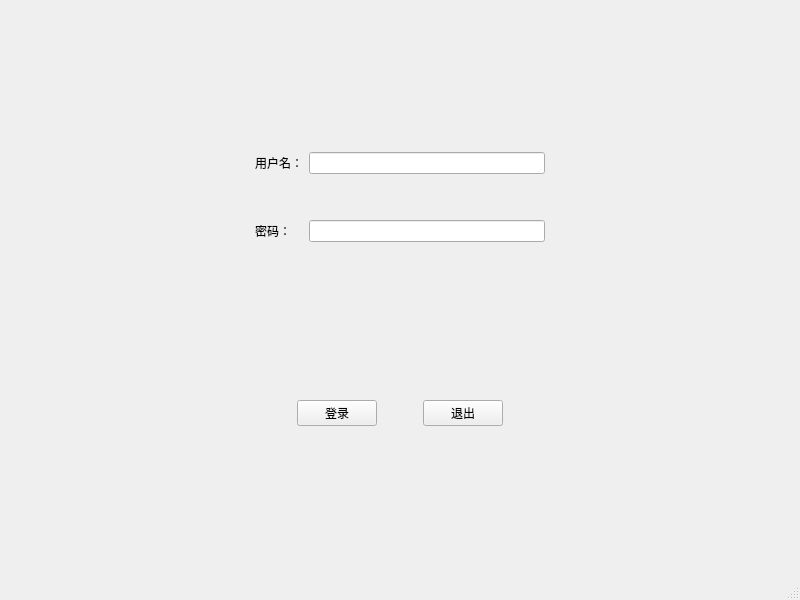
<?xml version="1.0" encoding="UTF-8"?>
<ui version="4.0">
 <class>MainWindow</class>
 <widget class="QMainWindow" name="MainWindow">
  <property name="geometry">
   <rect>
    <x>0</x>
    <y>0</y>
    <width>800</width>
    <height>600</height>
   </rect>
  </property>
  <property name="minimumSize">
   <size>
    <width>800</width>
    <height>600</height>
   </size>
  </property>
  <property name="maximumSize">
   <size>
    <width>800</width>
    <height>600</height>
   </size>
  </property>
  <property name="windowTitle">
   <string>登录页面</string>
  </property>
  <widget class="QWidget" name="centralwidget">
   <property name="minimumSize">
    <size>
     <width>640</width>
     <height>520</height>
    </size>
   </property>
   <layout class="QVBoxLayout" name="verticalLayout">
    <item>
     <widget class="QWidget" name="widget" native="true">
      <property name="sizePolicy">
       <sizepolicy hsizetype="Preferred" vsizetype="Fixed">
        <horstretch>0</horstretch>
        <verstretch>0</verstretch>
       </sizepolicy>
      </property>
      <layout class="QGridLayout" name="gridLayout">
       <item row="0" column="0">
        <spacer name="horizontalSpacer_4">
         <property name="orientation">
          <enum>Qt::Horizontal</enum>
         </property>
         <property name="sizeHint" stdset="0">
          <size>
           <width>40</width>
           <height>20</height>
          </size>
         </property>
        </spacer>
       </item>
       <item row="2" column="1">
        <widget class="QLabel" name="label_2">
         <property name="text">
          <string>密码：</string>
         </property>
        </widget>
       </item>
       <item row="0" column="3">
        <spacer name="horizontalSpacer_5">
         <property name="orientation">
          <enum>Qt::Horizontal</enum>
         </property>
         <property name="sizeHint" stdset="0">
          <size>
           <width>40</width>
           <height>20</height>
          </size>
         </property>
        </spacer>
       </item>
       <item row="0" column="2">
        <widget class="QLineEdit" name="lineEdit"/>
       </item>
       <item row="2" column="2">
        <widget class="QLineEdit" name="lineEdit_2">
         <property name="echoMode">
          <enum>QLineEdit::Password</enum>
         </property>
        </widget>
       </item>
       <item row="0" column="1">
        <widget class="QLabel" name="label">
         <property name="text">
          <string>用户名：</string>
         </property>
        </widget>
       </item>
       <item row="1" column="2">
        <spacer name="verticalSpacer">
         <property name="orientation">
          <enum>Qt::Vertical</enum>
         </property>
         <property name="sizeType">
          <enum>QSizePolicy::Fixed</enum>
         </property>
         <property name="sizeHint" stdset="0">
          <size>
           <width>20</width>
           <height>40</height>
          </size>
         </property>
        </spacer>
       </item>
      </layout>
     </widget>
    </item>
    <item>
     <widget class="QWidget" name="widget_2" native="true">
      <property name="sizePolicy">
       <sizepolicy hsizetype="Preferred" vsizetype="Fixed">
        <horstretch>0</horstretch>
        <verstretch>0</verstretch>
       </sizepolicy>
      </property>
      <layout class="QHBoxLayout" name="horizontalLayout">
       <item>
        <spacer name="horizontalSpacer">
         <property name="orientation">
          <enum>Qt::Horizontal</enum>
         </property>
         <property name="sizeHint" stdset="0">
          <size>
           <width>40</width>
           <height>20</height>
          </size>
         </property>
        </spacer>
       </item>
       <item>
        <widget class="QPushButton" name="pushButton">
         <property name="text">
          <string>登录</string>
         </property>
        </widget>
       </item>
       <item>
        <spacer name="horizontalSpacer_3">
         <property name="orientation">
          <enum>Qt::Horizontal</enum>
         </property>
         <property name="sizeType">
          <enum>QSizePolicy::Fixed</enum>
         </property>
         <property name="sizeHint" stdset="0">
          <size>
           <width>40</width>
           <height>20</height>
          </size>
         </property>
        </spacer>
       </item>
       <item>
        <widget class="QPushButton" name="pushButton_2">
         <property name="text">
          <string>退出</string>
         </property>
        </widget>
       </item>
       <item>
        <spacer name="horizontalSpacer_2">
         <property name="orientation">
          <enum>Qt::Horizontal</enum>
         </property>
         <property name="sizeHint" stdset="0">
          <size>
           <width>40</width>
           <height>20</height>
          </size>
         </property>
        </spacer>
       </item>
      </layout>
     </widget>
    </item>
   </layout>
  </widget>
  <widget class="QStatusBar" name="statusbar"/>
 </widget>
 <resources/>
 <connections/>
</ui>
